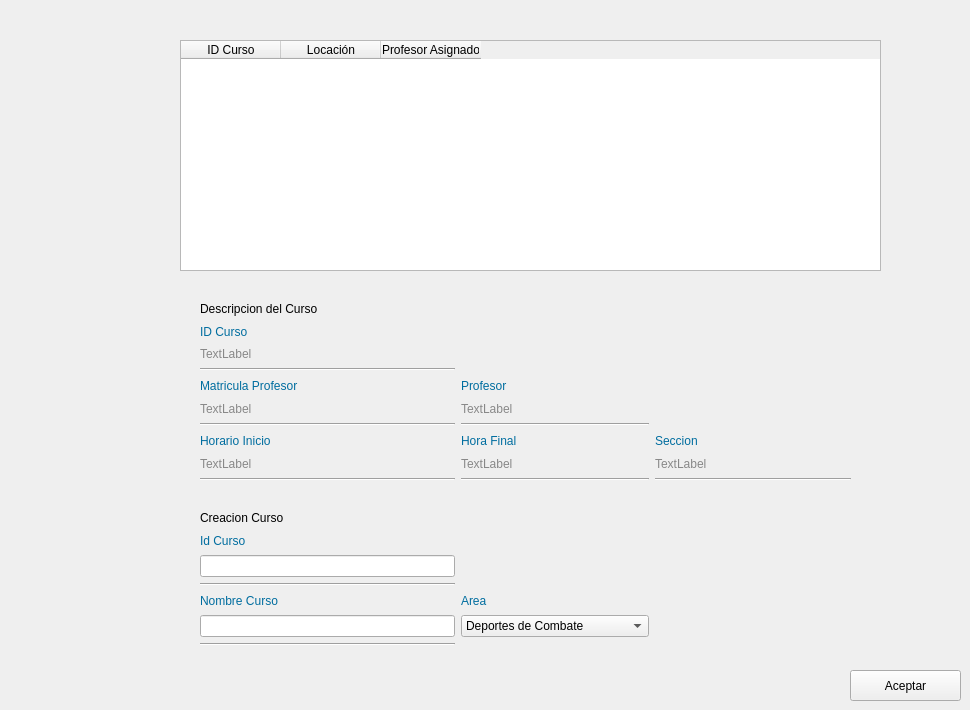
   <widget class="QWidget" name="tab_CursoAlta">
    <attribute name="title">
     <string>Curso Alta</string>
    </attribute>
    <widget class="QTableWidget" name="lCursos">
     <property name="geometry">
      <rect>
       <x>180</x>
       <y>40</y>
       <width>701</width>
       <height>231</height>
      </rect>
     </property>
     <property name="styleSheet">
      <string notr="true">font: 10pt &quot;Microsoft YaHei&quot;;</string>
     </property>
     <property name="editTriggers">
      <set>QAbstractItemView::NoEditTriggers</set>
     </property>
     <property name="defaultDropAction">
      <enum>Qt::IgnoreAction</enum>
     </property>
     <property name="selectionMode">
      <enum>QAbstractItemView::SingleSelection</enum>
     </property>
     <property name="selectionBehavior">
      <enum>QAbstractItemView::SelectRows</enum>
     </property>
     <property name="sortingEnabled">
      <bool>true</bool>
     </property>
     <column>
      <property name="text">
       <string>ID Curso</string>
      </property>
     </column>
     <column>
      <property name="text">
       <string>Locación</string>
      </property>
     </column>
     <column>
      <property name="text">
       <string>Profesor Asignado</string>
      </property>
     </column>
    </widget>
    <widget class="QPushButton" name="pushButton">
     <property name="geometry">
      <rect>
       <x>850</x>
       <y>670</y>
       <width>111</width>
       <height>31</height>
      </rect>
     </property>
     <property name="text">
      <string>Aceptar</string>
     </property>
    </widget>
    <widget class="QWidget" name="gridLayoutWidget_3">
     <property name="geometry">
      <rect>
       <x>200</x>
       <y>300</y>
       <width>651</width>
       <height>346</height>
      </rect>
     </property>
     <layout class="QGridLayout" name="gridLayout_3">
      <item row="5" column="0">
       <widget class="QLabel" name="lmProfesor">
        <property name="styleSheet">
         <string notr="true">font: 12pt &quot;Segoe UI Semilight&quot;;
color: rgb(136, 136, 136);</string>
        </property>
        <property name="text">
         <string>TextLabel</string>
        </property>
       </widget>
      </item>
      <item row="3" column="0">
       <widget class="Line" name="line_12">
        <property name="orientation">
         <enum>Qt::Horizontal</enum>
        </property>
       </widget>
      </item>
      <item row="2" column="0">
       <widget class="QLabel" name="lidCurso">
        <property name="styleSheet">
         <string notr="true">font: 12pt &quot;Segoe UI Semilight&quot;;
color: rgb(136, 136, 136);</string>
        </property>
        <property name="text">
         <string>TextLabel</string>
        </property>
       </widget>
      </item>
      <item row="13" column="0">
       <widget class="QLineEdit" name="cIdCurso"/>
      </item>
      <item row="0" column="0">
       <widget class="QLabel" name="label_25">
        <property name="styleSheet">
         <string notr="true">font: 63 11pt &quot;Segoe UI Semibold&quot;;</string>
        </property>
        <property name="text">
         <string>Descripcion del Curso</string>
        </property>
       </widget>
      </item>
      <item row="6" column="1">
       <widget class="Line" name="line_14">
        <property name="orientation">
         <enum>Qt::Horizontal</enum>
        </property>
       </widget>
      </item>
      <item row="8" column="1">
       <widget class="QLabel" name="lHorarioF">
        <property name="styleSheet">
         <string notr="true">font: 12pt &quot;Segoe UI Semilight&quot;;
color: rgb(136, 136, 136);</string>
        </property>
        <property name="text">
         <string>TextLabel</string>
        </property>
       </widget>
      </item>
      <item row="4" column="1">
       <widget class="QLabel" name="lCurso_4">
        <property name="styleSheet">
         <string notr="true">font: 8pt &quot;Segoe UI Semibold&quot;;
color: rgb(0, 109, 159);
</string>
        </property>
        <property name="text">
         <string>Profesor</string>
        </property>
       </widget>
      </item>
      <item row="15" column="0">
       <widget class="QLabel" name="label_27">
        <property name="styleSheet">
         <string notr="true">font: 8pt &quot;Segoe UI Semibold&quot;;
color: rgb(0, 109, 159);
</string>
        </property>
        <property name="text">
         <string>Nombre Curso</string>
        </property>
       </widget>
      </item>
      <item row="7" column="2">
       <widget class="QLabel" name="lCurso_6">
        <property name="styleSheet">
         <string notr="true">font: 8pt &quot;Segoe UI Semibold&quot;;
color: rgb(0, 109, 159);
</string>
        </property>
        <property name="text">
         <string>Seccion                                              </string>
        </property>
       </widget>
      </item>
      <item row="14" column="0">
       <widget class="Line" name="line_10">
        <property name="orientation">
         <enum>Qt::Horizontal</enum>
        </property>
       </widget>
      </item>
      <item row="16" column="1">
       <widget class="QComboBox" name="cbArea">
        <item>
         <property name="text">
          <string>Deportes de Combate</string>
         </property>
        </item>
        <item>
         <property name="text">
          <string>Escuela de Gimnasia</string>
         </property>
        </item>
        <item>
         <property name="text">
          <string>Centro Acuatico</string>
         </property>
        </item>
       </widget>
      </item>
      <item row="7" column="1">
       <widget class="QLabel" name="lCurso_5">
        <property name="styleSheet">
         <string notr="true">font: 8pt &quot;Segoe UI Semibold&quot;;
color: rgb(0, 109, 159);
</string>
        </property>
        <property name="text">
         <string>Hora Final</string>
        </property>
       </widget>
      </item>
      <item row="8" column="0">
       <widget class="QLabel" name="lHorario">
        <property name="styleSheet">
         <string notr="true">font: 12pt &quot;Segoe UI Semilight&quot;;
color: rgb(136, 136, 136);</string>
        </property>
        <property name="text">
         <string>TextLabel</string>
        </property>
       </widget>
      </item>
      <item row="6" column="0">
       <widget class="Line" name="line_13">
        <property name="orientation">
         <enum>Qt::Horizontal</enum>
        </property>
       </widget>
      </item>
      <item row="7" column="0">
       <widget class="QLabel" name="lCurso_3">
        <property name="styleSheet">
         <string notr="true">font: 8pt &quot;Segoe UI Semibold&quot;;
color: rgb(0, 109, 159);
</string>
        </property>
        <property name="text">
         <string>Horario Inicio</string>
        </property>
       </widget>
      </item>
      <item row="11" column="0">
       <widget class="QLabel" name="label_26">
        <property name="styleSheet">
         <string notr="true">font: 63 11pt &quot;Segoe UI Semibold&quot;;</string>
        </property>
        <property name="text">
         <string>Creacion Curso</string>
        </property>
       </widget>
      </item>
      <item row="8" column="2">
       <widget class="QLabel" name="lSeccion">
        <property name="styleSheet">
         <string notr="true">font: 12pt &quot;Segoe UI Semilight&quot;;
color: rgb(136, 136, 136);</string>
        </property>
        <property name="text">
         <string>TextLabel</string>
        </property>
       </widget>
      </item>
      <item row="4" column="0">
       <widget class="QLabel" name="lCurso_2">
        <property name="styleSheet">
         <string notr="true">font: 8pt &quot;Segoe UI Semibold&quot;;
color: rgb(0, 109, 159);
</string>
        </property>
        <property name="text">
         <string>Matricula Profesor</string>
        </property>
       </widget>
      </item>
      <item row="12" column="0">
       <widget class="QLabel" name="label_38">
        <property name="styleSheet">
         <string notr="true">font: 8pt &quot;Segoe UI Semibold&quot;;
color: rgb(0, 109, 159);
</string>
        </property>
        <property name="text">
         <string>Id Curso</string>
        </property>
       </widget>
      </item>
      <item row="10" column="0">
       <widget class="QLabel" name="label_7">
        <property name="text">
         <string/>
        </property>
       </widget>
      </item>
      <item row="1" column="0">
       <widget class="QLabel" name="lCurso">
        <property name="styleSheet">
         <string notr="true">font: 8pt &quot;Segoe UI Semibold&quot;;
color: rgb(0, 109, 159);
</string>
        </property>
        <property name="text">
         <string>ID Curso</string>
        </property>
       </widget>
      </item>
      <item row="16" column="0">
       <widget class="QLineEdit" name="cNombreCurso"/>
      </item>
      <item row="15" column="1">
       <widget class="QLabel" name="label_37">
        <property name="styleSheet">
         <string notr="true">font: 8pt &quot;Segoe UI Semibold&quot;;
color: rgb(0, 109, 159);
</string>
        </property>
        <property name="text">
         <string>Area</string>
        </property>
       </widget>
      </item>
      <item row="5" column="1">
       <widget class="QLabel" name="lnomProfesor">
        <property name="styleSheet">
         <string notr="true">font: 12pt &quot;Segoe UI Semilight&quot;;
color: rgb(136, 136, 136);</string>
        </property>
        <property name="text">
         <string>TextLabel                                         </string>
        </property>
       </widget>
      </item>
      <item row="17" column="0">
       <widget class="Line" name="line_11">
        <property name="orientation">
         <enum>Qt::Horizontal</enum>
        </property>
       </widget>
      </item>
      <item row="9" column="0">
       <widget class="Line" name="line_15">
        <property name="orientation">
         <enum>Qt::Horizontal</enum>
        </property>
       </widget>
      </item>
      <item row="9" column="1">
       <widget class="Line" name="line_16">
        <property name="orientation">
         <enum>Qt::Horizontal</enum>
        </property>
       </widget>
      </item>
      <item row="9" column="2">
       <widget class="Line" name="line_17">
        <property name="orientation">
         <enum>Qt::Horizontal</enum>
        </property>
       </widget>
      </item>
     </layout>
    </widget>
   </widget>
